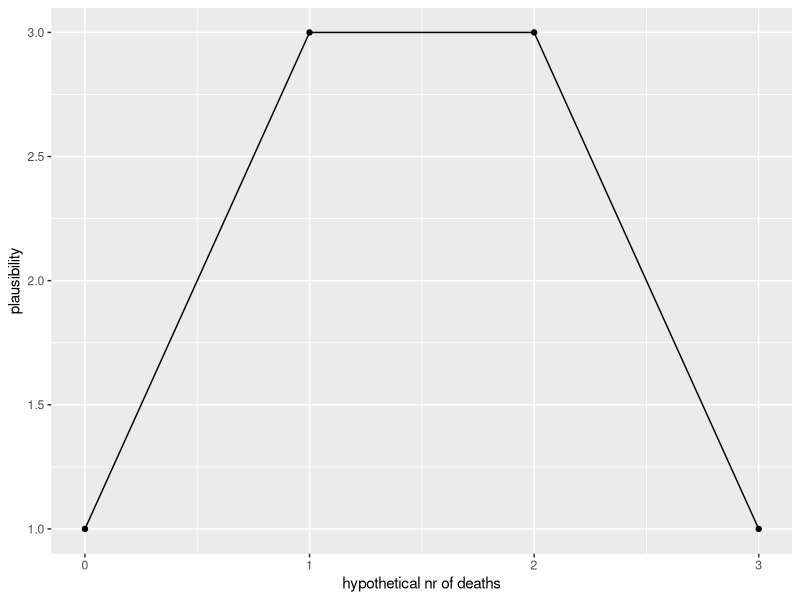
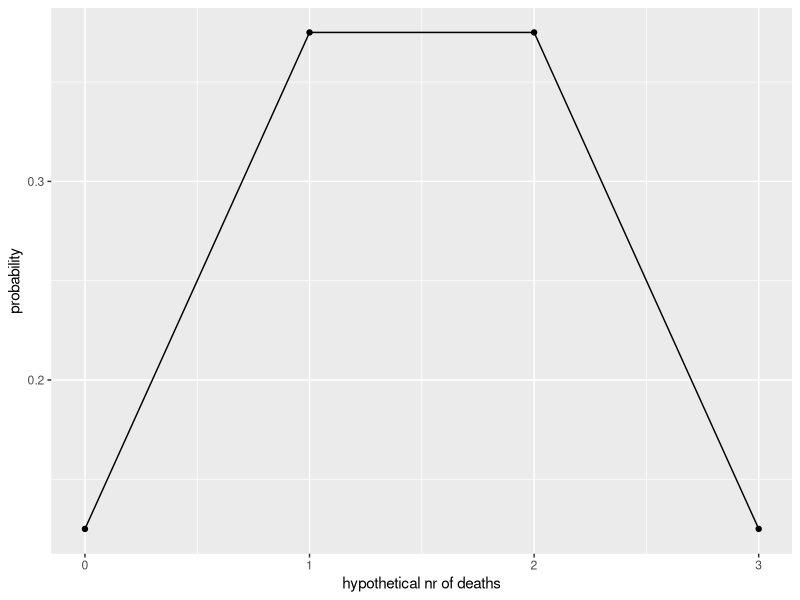
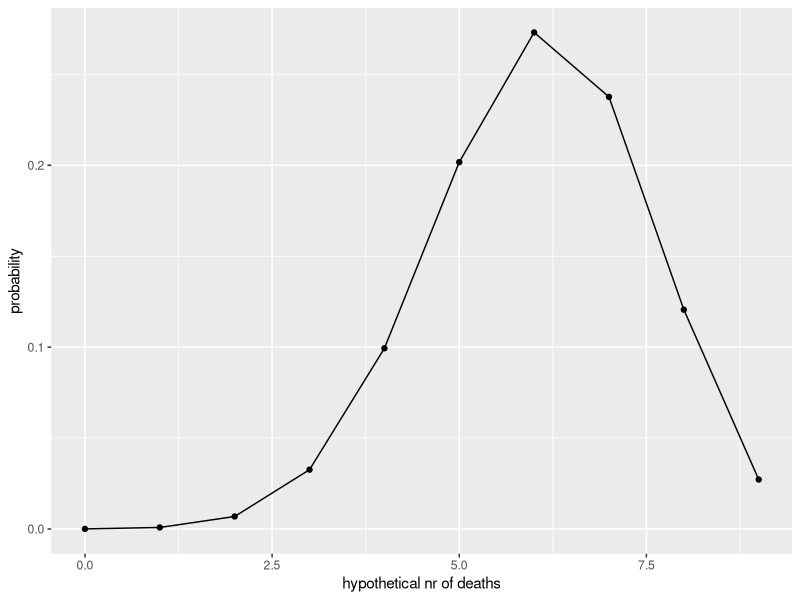
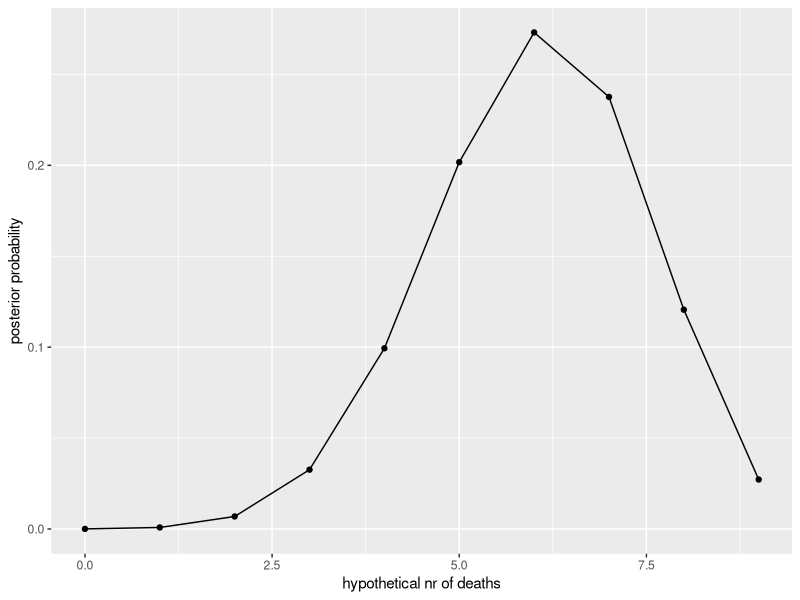
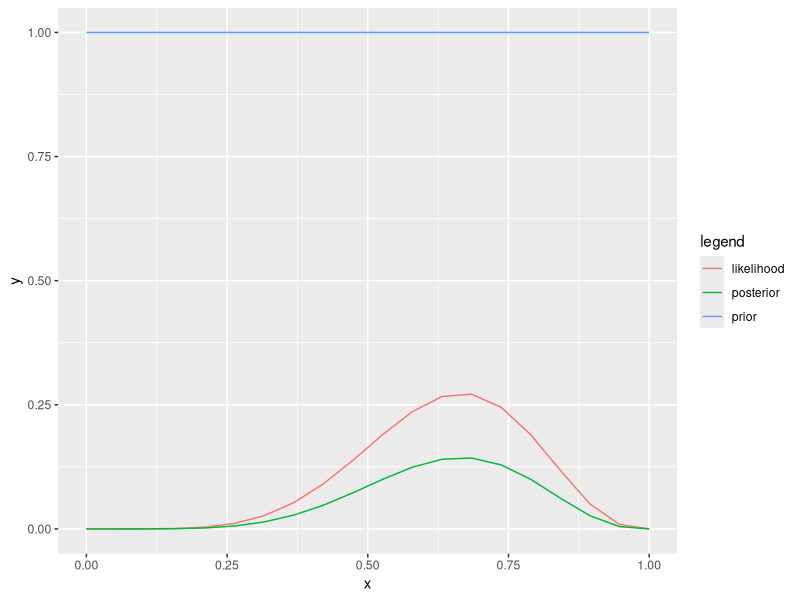
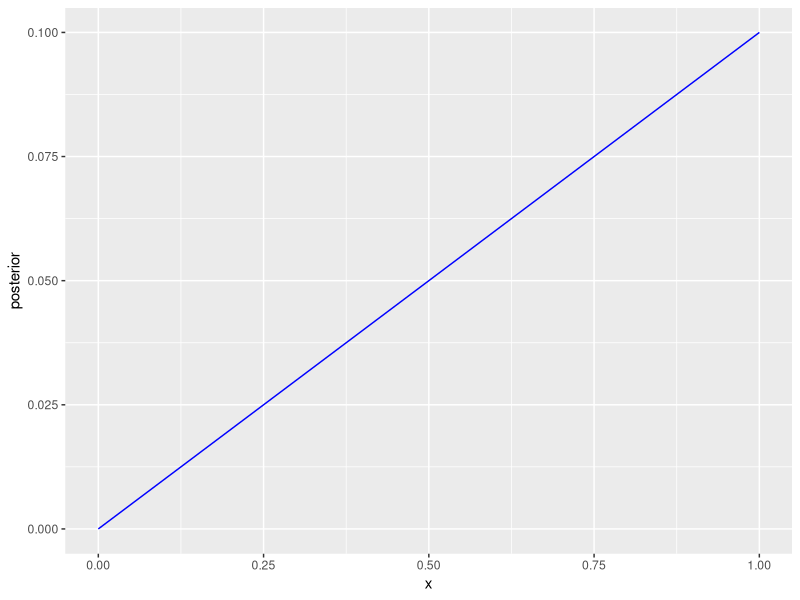
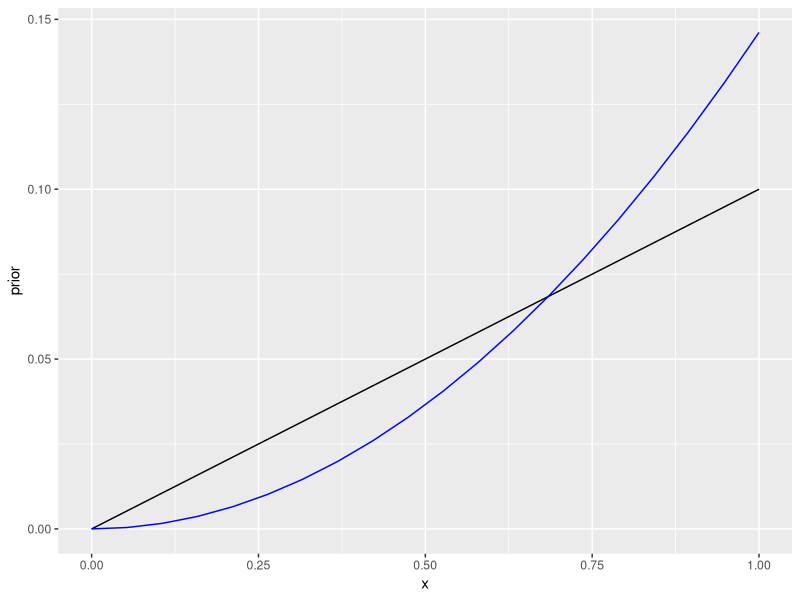
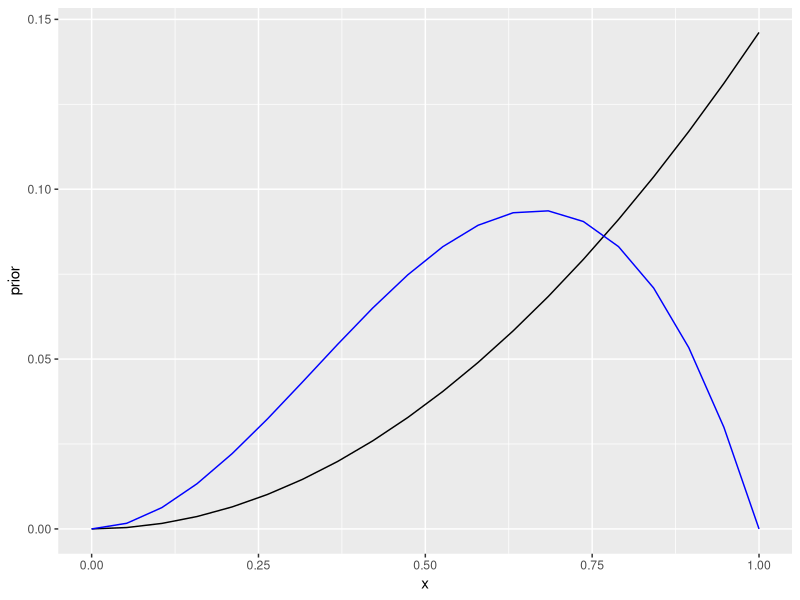

R code for these plots, in order:
## ---- chunk 1
library(tidyverse)
# Parameter space: all possible futures
x <- seq(from = 0, to = 3)

# Likelihoods for each x value, or P(deaths I x)
y <- c(1, 3, 3, 1)

ggplot(data=NULL, aes(x, y)) + 
  geom_point()+ 
  geom_line()+
  xlab("hypothetical nr of deaths")+ 
  ylab("plausibility")
## ---- chunk 2
y <- dbinom(x, 3, 0.5)

ggplot(data=NULL, aes(x, y)) + 
  geom_point()+
  geom_line()+
  xlab("hypothetical nr of deaths")+ 
  ylab("probability")
## ---- chunk 3
x <- seq(from = 0, to = 9)
y <- dbinom(x, 9, 0.67)

ggplot(data=NULL, aes(x, y)) + 
  geom_point()+
  geom_line()+
  xlab("hypothetical nr of deaths")+ 
  ylab("probability")
## ---- chunk 4
x <- seq(from = 0 , to = 9)
# flat prior
prior <- rep(1 , 10)

# Compute likelihood at each value in grid
likelihood <- dbinom(x, size = 9, prob = 0.67)

# Compute product of likelihood and prior
unstd.posterior <- likelihood * prior

# Normalize the posterior, so that it sums to 1
posterior <- unstd.posterior / sum(unstd.posterior)

ggplot(data = NULL, aes(x, posterior)) + 
  geom_point() +
  geom_line() +
  xlab("hypothetical nr of deaths") + 
  ylab("posterior probability")
## ---- chunk 5
# mortality at 20 evenly spaced probabilities from 0 to 1
x <- seq(from = 0 , to = 1, length.out = 20)

# Define prior
prior <- rep(1 , 20)

# Compute likelihood at each value in grid
likelihood <- dbinom(6, size = 9 , prob = x)

# Compute product of likelihood and prior & standardize the posterior
posterior <- likelihood * prior / sum(likelihood * prior)

#put everithing into a tibble for plotting
a <- tibble(x=rep(x=x, 3),
            y= c(prior, likelihood, posterior),
            legend= rep(c("prior","likelihood", "posterior"), each=20))

ggplot(data=a) + geom_line(aes(x, y, color=legend))
## ---- chunk 6
# Define grid
x <- seq(from = 0, to = 1, length.out = 20)

# Define prior
prior <- rep(1, 20)

# Compute likelihood at each value in grid
likelihood <- dbinom(1, size = 1, prob = x)
posterior <- likelihood * prior / sum(likelihood * prior)

ggplot(data=NULL)+
  geom_line(aes(x, posterior), color= "blue")
## ---- chunk 7
x <- seq(from = 0, to = 1, length.out = 20)
# Define prior
prior <- posterior

# Compute likelihood at each value in grid
likelihood <- dbinom(1 , size = 1, prob = x)
posterior1 <- likelihood * prior / sum(likelihood * prior)

ggplot(data=NULL)+
  geom_line(aes(x, prior))+
  geom_line(aes(x, posterior1), color="blue")
## ---- chunk 8
x <- seq(from = 0, to = 1, length.out = 20)
# Define prior
prior <- posterior1

# Compute likelihood at each value in grid
likelihood <- dbinom(0, size = 1, prob = x)

# Compute product of likelihood and prior
posterior2 <- likelihood * prior / sum(likelihood * prior)

ggplot(data=NULL)+
  geom_line(aes(x, prior))+
  geom_line(aes(x, posterior2), color="blue")
## ---- chunk 9
x <- seq(from = 0, to = 1, length.out = 20)
# Define prior
prior <- c(seq(0.01, 0.1, length.out = 10), seq(0.1, 0.01, length.out = 10))

# Compute likelihood at each value in grid
likelihood <- dbinom(1, size = 1 , prob = x)
posterior <- likelihood * prior / sum(likelihood * prior)

ggplot(data=NULL)+
  geom_line(aes(x, prior))+
  geom_line(aes(x, likelihood), color="red")+
  geom_line(aes(x, posterior), color="blue")
## ---- chunk 10
# Define prior
prior <- posterior

# Compute likelihood at each value in grid
likelihood <- dbinom(2, size = 2, prob = x)

# Compute product of likelihood and prior
posterior1 <- likelihood * prior / sum(likelihood * prior)

ggplot(data=NULL)+
  geom_line(aes(x, prior))+
  geom_line(aes(x, likelihood), color="red")+
  geom_line(aes(x, posterior1), color="blue")
## ---- chunk 11
# Define prior
prior2 <- posterior1

# Compute likelihood at each value in grid
likelihood <- dbinom(2, size = 3, prob = x)

# Compute product of likelihood and prior
posterior2 <- likelihood * prior2 / sum(likelihood * prior2)

ggplot(data=NULL)+
  geom_line(aes(x, prior2))+
  geom_line(aes(x, likelihood), color="red")+
  geom_line(aes(x, posterior2), color="blue")
